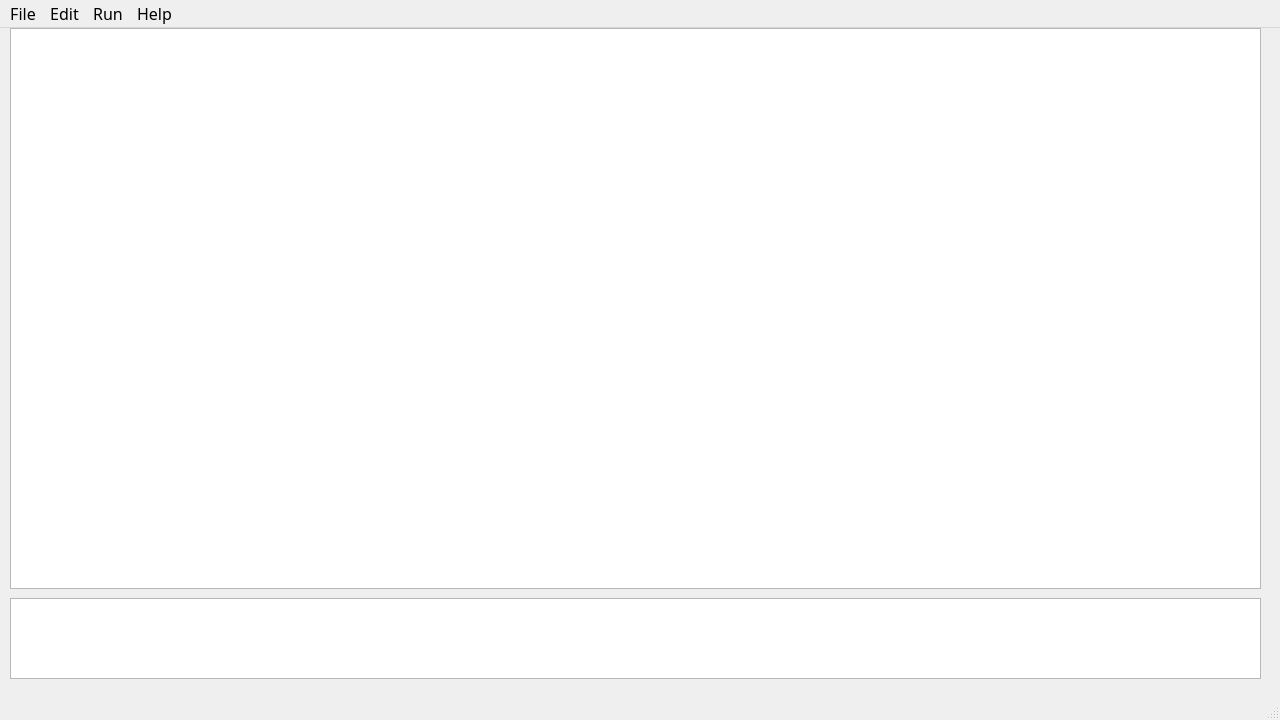
<?xml version="1.0" encoding="UTF-8"?>
<ui version="4.0">
 <class>MainWindow</class>
 <widget class="QMainWindow" name="MainWindow">
  <property name="geometry">
   <rect>
    <x>0</x>
    <y>0</y>
    <width>1280</width>
    <height>720</height>
   </rect>
  </property>
  <property name="font">
   <font>
    <family>Myriad Pro</family>
    <pointsize>12</pointsize>
    <weight>50</weight>
    <bold>false</bold>
   </font>
  </property>
  <property name="windowTitle">
   <string>Project Thermite</string>
  </property>
  <property name="windowIcon">
   <iconset resource="image.qrc">
    <normaloff>:/ICONS/Icon.png</normaloff>:/ICONS/Icon.png</iconset>
  </property>
  <property name="locale">
   <locale language="English" country="UnitedStates"/>
  </property>
  <widget class="QWidget" name="centralWidget">
   <widget class="CodeEditor" name="editor">
    <property name="geometry">
     <rect>
      <x>10</x>
      <y>0</y>
      <width>1251</width>
      <height>561</height>
     </rect>
    </property>
   </widget>
   <widget class="Console" name="outputText">
    <property name="geometry">
     <rect>
      <x>10</x>
      <y>570</y>
      <width>1251</width>
      <height>81</height>
     </rect>
    </property>
   </widget>
  </widget>
  <widget class="QMenuBar" name="menuBar">
   <property name="geometry">
    <rect>
     <x>0</x>
     <y>0</y>
     <width>1280</width>
     <height>19</height>
    </rect>
   </property>
   <property name="font">
    <font>
     <family>Myriad Pro</family>
     <pointsize>12</pointsize>
     <weight>50</weight>
     <bold>false</bold>
    </font>
   </property>
   <widget class="QMenu" name="menu">
    <property name="font">
     <font>
      <family>Myriad Pro</family>
      <pointsize>12</pointsize>
     </font>
    </property>
    <property name="title">
     <string>File</string>
    </property>
    <addaction name="actionNewFile"/>
    <addaction name="actionOpen"/>
    <addaction name="actionSaveFile"/>
   </widget>
   <widget class="QMenu" name="menuEdit">
    <property name="font">
     <font>
      <family>Myriad Pro</family>
      <pointsize>12</pointsize>
     </font>
    </property>
    <property name="title">
     <string>Edit</string>
    </property>
    <addaction name="actionSelectAll"/>
    <addaction name="actionUndo"/>
    <addaction name="actionRedo"/>
   </widget>
   <widget class="QMenu" name="menuHelp">
    <property name="font">
     <font>
      <family>Myriad Pro</family>
      <pointsize>12</pointsize>
     </font>
    </property>
    <property name="title">
     <string>Help</string>
    </property>
    <addaction name="actionAbout"/>
    <addaction name="actionDocument"/>
    <addaction name="actionSetting"/>
   </widget>
   <widget class="QMenu" name="menuRun">
    <property name="font">
     <font>
      <family>Myriad Pro</family>
      <pointsize>12</pointsize>
     </font>
    </property>
    <property name="title">
     <string>Run</string>
    </property>
    <addaction name="actionCompile"/>
    <addaction name="actionAssemble"/>
    <addaction name="actionSimulate"/>
    <addaction name="actionRun"/>
   </widget>
   <addaction name="menu"/>
   <addaction name="menuEdit"/>
   <addaction name="menuRun"/>
   <addaction name="menuHelp"/>
  </widget>
  <widget class="QStatusBar" name="statusBar">
   <property name="sizePolicy">
    <sizepolicy hsizetype="Preferred" vsizetype="Preferred">
     <horstretch>0</horstretch>
     <verstretch>0</verstretch>
    </sizepolicy>
   </property>
   <property name="font">
    <font>
     <family>Myriad Pro</family>
     <pointsize>12</pointsize>
     <weight>50</weight>
     <bold>false</bold>
    </font>
   </property>
  </widget>
  <action name="actionNewFile">
   <property name="icon">
    <iconset resource="image.qrc">
     <normaloff>:/ICONS/New.png</normaloff>:/ICONS/New.png</iconset>
   </property>
   <property name="text">
    <string>New</string>
   </property>
   <property name="toolTip">
    <string>Create a C++ code file</string>
   </property>
   <property name="font">
    <font>
     <family>Myriad Pro</family>
     <pointsize>12</pointsize>
    </font>
   </property>
   <property name="shortcut">
    <string>Ctrl+N</string>
   </property>
  </action>
  <action name="actionOpen">
   <property name="icon">
    <iconset resource="image.qrc">
     <normaloff>:/ICONS/Open.png</normaloff>:/ICONS/Open.png</iconset>
   </property>
   <property name="text">
    <string>Open</string>
   </property>
   <property name="toolTip">
    <string>Open a C++ code file</string>
   </property>
   <property name="font">
    <font>
     <family>Myriad Pro</family>
     <pointsize>12</pointsize>
    </font>
   </property>
   <property name="shortcut">
    <string>Ctrl+O</string>
   </property>
  </action>
  <action name="actionSelectAll">
   <property name="icon">
    <iconset resource="image.qrc">
     <normaloff>:/ICONS/SelectAll.png</normaloff>:/ICONS/SelectAll.png</iconset>
   </property>
   <property name="text">
    <string>Select All</string>
   </property>
   <property name="toolTip">
    <string>Select all text</string>
   </property>
   <property name="font">
    <font>
     <family>Myriad Pro</family>
     <pointsize>12</pointsize>
    </font>
   </property>
   <property name="shortcut">
    <string>Ctrl+A</string>
   </property>
  </action>
  <action name="actionUndo">
   <property name="icon">
    <iconset resource="image.qrc">
     <normaloff>:/ICONS/Undo.png</normaloff>:/ICONS/Undo.png</iconset>
   </property>
   <property name="text">
    <string>Undo</string>
   </property>
   <property name="font">
    <font>
     <family>Myriad Pro</family>
     <pointsize>12</pointsize>
    </font>
   </property>
   <property name="shortcut">
    <string>Ctrl+Z</string>
   </property>
  </action>
  <action name="actionRedo">
   <property name="icon">
    <iconset resource="image.qrc">
     <normaloff>:/ICONS/Redo.png</normaloff>:/ICONS/Redo.png</iconset>
   </property>
   <property name="text">
    <string>Redo</string>
   </property>
   <property name="font">
    <font>
     <family>Myriad Pro</family>
     <pointsize>12</pointsize>
    </font>
   </property>
   <property name="shortcut">
    <string>Ctrl+Shift+Z</string>
   </property>
  </action>
  <action name="actionAbout">
   <property name="icon">
    <iconset resource="image.qrc">
     <normaloff>:/ICONS/About.png</normaloff>:/ICONS/About.png</iconset>
   </property>
   <property name="text">
    <string>About</string>
   </property>
   <property name="toolTip">
    <string>About Project Thermite</string>
   </property>
   <property name="font">
    <font>
     <family>Myriad Pro</family>
     <pointsize>12</pointsize>
    </font>
   </property>
  </action>
  <action name="actionDocument">
   <property name="icon">
    <iconset resource="image.qrc">
     <normaloff>:/ICONS/Document.png</normaloff>:/ICONS/Document.png</iconset>
   </property>
   <property name="text">
    <string>Readme</string>
   </property>
   <property name="toolTip">
    <string>View readme</string>
   </property>
   <property name="font">
    <font>
     <family>Myriad Pro</family>
     <pointsize>12</pointsize>
    </font>
   </property>
  </action>
  <action name="actionSaveFile">
   <property name="icon">
    <iconset resource="image.qrc">
     <normaloff>:/ICONS/Save.png</normaloff>:/ICONS/Save.png</iconset>
   </property>
   <property name="text">
    <string>Save</string>
   </property>
   <property name="toolTip">
    <string>Save the file</string>
   </property>
   <property name="font">
    <font>
     <family>Myriad Pro</family>
     <pointsize>12</pointsize>
    </font>
   </property>
   <property name="shortcut">
    <string>Ctrl+S</string>
   </property>
  </action>
  <action name="actionSetting">
   <property name="enabled">
    <bool>true</bool>
   </property>
   <property name="icon">
    <iconset resource="image.qrc">
     <normaloff>:/ICONS/Settings.png</normaloff>:/ICONS/Settings.png</iconset>
   </property>
   <property name="text">
    <string>Settings</string>
   </property>
   <property name="toolTip">
    <string>Change the settings</string>
   </property>
   <property name="font">
    <font>
     <family>Myriad Pro</family>
     <pointsize>12</pointsize>
    </font>
   </property>
   <property name="visible">
    <bool>true</bool>
   </property>
  </action>
  <action name="actionCompile">
   <property name="icon">
    <iconset resource="image.qrc">
     <normaloff>:/ICONS/Compile.png</normaloff>:/ICONS/Compile.png</iconset>
   </property>
   <property name="text">
    <string>Compile</string>
   </property>
   <property name="toolTip">
    <string>Compile (C++ Code)</string>
   </property>
   <property name="font">
    <font>
     <family>Myriad Pro</family>
     <pointsize>12</pointsize>
    </font>
   </property>
  </action>
  <action name="actionAssemble">
   <property name="icon">
    <iconset resource="image.qrc">
     <normaloff>:/ICONS/Assemble.png</normaloff>:/ICONS/Assemble.png</iconset>
   </property>
   <property name="text">
    <string>Assemble</string>
   </property>
   <property name="toolTip">
    <string>Assemble (MIPS Assembly Language)</string>
   </property>
   <property name="font">
    <font>
     <family>Myriad Pro</family>
     <pointsize>12</pointsize>
    </font>
   </property>
  </action>
  <action name="actionSimulate">
   <property name="icon">
    <iconset resource="image.qrc">
     <normaloff>:/ICONS/Simulate.png</normaloff>:/ICONS/Simulate.png</iconset>
   </property>
   <property name="text">
    <string>Simulate</string>
   </property>
   <property name="toolTip">
    <string>Simulate (MIPS Machine Language)</string>
   </property>
   <property name="font">
    <font>
     <family>Myriad Pro</family>
     <pointsize>12</pointsize>
    </font>
   </property>
  </action>
  <action name="actionRun">
   <property name="icon">
    <iconset resource="image.qrc">
     <normaloff>:/ICONS/Run.png</normaloff>:/ICONS/Run.png</iconset>
   </property>
   <property name="text">
    <string>Run</string>
   </property>
   <property name="toolTip">
    <string>Run (C++ Code)</string>
   </property>
   <property name="font">
    <font>
     <family>Myriad Pro</family>
     <pointsize>12</pointsize>
    </font>
   </property>
   <property name="shortcut">
    <string>Ctrl+R</string>
   </property>
  </action>
 </widget>
 <layoutdefault spacing="6" margin="11"/>
 <customwidgets>
  <customwidget>
   <class>CodeEditor</class>
   <extends>QPlainTextEdit</extends>
   <header location="global">codeeditor.h</header>
  </customwidget>
  <customwidget>
   <class>Console</class>
   <extends>QPlainTextEdit</extends>
   <header location="global">console.h</header>
  </customwidget>
 </customwidgets>
 <resources>
  <include location="image.qrc"/>
 </resources>
 <connections/>
</ui>
